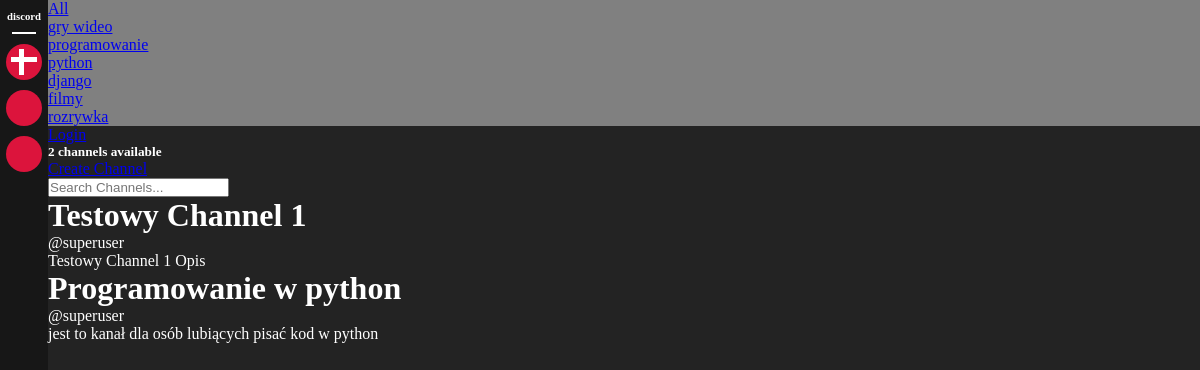
Before: / with the older database file.
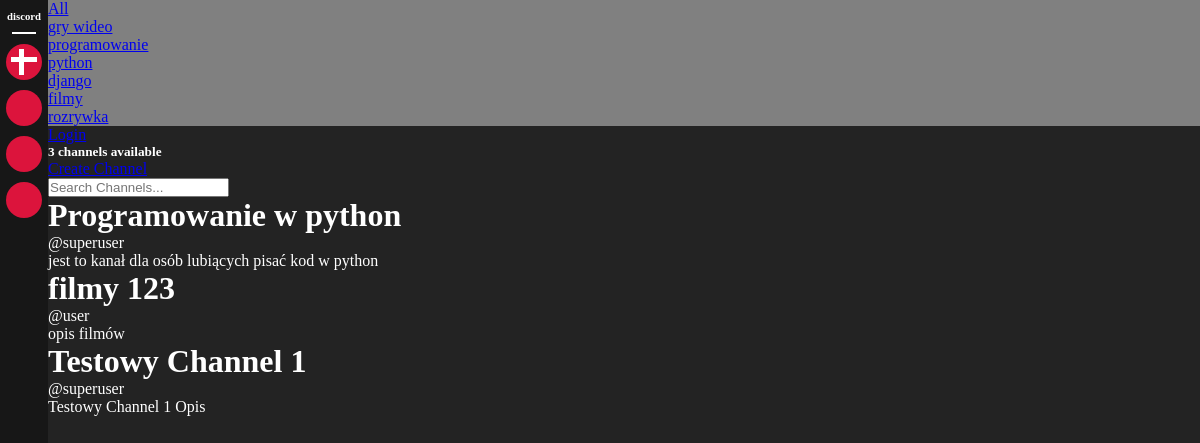
After: the same page with the newer database file.
### dscrd/models.py (models this page shows, shortened)
class Channel(models.Model):
    host = models.ForeignKey(User, on_delete=models.SET_NULL, null=True)
    topic = models.ForeignKey(Topic, on_delete=models.SET_NULL, null=True)
    name = models.CharField(max_length=200)
    description = models.TextField(null=True, blank=True)
    members = models.ManyToManyField(User, related_name='members', blank=True)
    updated = models.DateTimeField(auto_now=True)
    created = models.DateTimeField(auto_now_add=True)
    class Meta:
        ordering = ['-updated', '-created']

class Topic(models.Model):
    name = models.CharField(max_length=200)

### dscrd/views.py (the view)
# urls.py: path('', views.home, name="home"),
def home(request):
    q = request.GET.get('q') if request.GET.get('q') != None else ''
    channels = Channel.objects.filter(
        Q(topic__name__icontains = q) |
        Q(name__icontains = q) |
        Q(description__icontains = q))
    topics = Topic.objects.all()
    channel_count = channels.count()
    context = {'channels': channels, 'topics': topics, 'channel_count': channel_count}
    return render(request, 'base/home.html', context)

### dscrd/templates/base/home.html (shortened to what this page needs)
{% extends 'main.html' %}
{% block content %}
<div class="main-home">
    <div class="main-home-content">
        <div class="main-home-content-topics">
            <div>
                <a href="{% url 'home' %}">All</a>
            </div>
            {% for topic in topics %}
            <div class="">
                <a href="{% url 'home' %}?q={{topic.name}}">{{topic.name}}</a>
            </div>
            {% endfor %}
        </div>
        {% if request.user.is_authenticated %}
        <p>Hello {{request.user}}</p>
        <a href="{% url 'logout' %}">Logout</a>
        {% else %}
        <a href="{% url 'login' %}">Login</a>
        {% endif %}
        <div>
            <h5>{{channel_count}} channels available</h5>
            <a href="{% url 'create_channel' %}">Create Channel</a>
            <form method="GET" action="{% url 'home' %}">
                <input type="text" name="q" placeholder="Search Channels...">
            </form>
            {% for channel in channels %}
            <div>
                <h1>{{channel.name}}</h1>
                <p>@{{channel.host}}</p>
                <p>{{channel.description}}</p>
            </div>
            {% endfor %}
        </div>
    </div>
</div>
{% endblock %}

### templates/main.html (shortened to what this page needs)
<!DOCTYPE html>
<html lang="en">
<head>
</head>
<body>
    <main>
        {% include 'sub_navbar.html' %}
        {% block content %}
        {% endblock %}
    </main>
</body>
</html>

### templates/sub_navbar.html (shortened to what this page needs)
<div class="channel-bar">
    <a class="discord-logo" href="/">
        <h6>discord</h6>
    </a>
    <hr>
    <div class="channel-bar-container">
        <div class="channel-item create-channel-item">
            <a class="channel-item-link" href="{% url 'create_channel' %}"></a>
        </div>
        {% for channel in channels %}
        <div class="channel-item">
            <a class="channel-item-link" href="{% url 'channel' channel.id %}"></a>
        </div>
        {% endfor %}
    </div>
</div>

### templates/main.html (style rules this page uses)
main { width: 100%; height: auto; background: #232323; display: flex; flex-direction: row; }

### templates/sub_navbar.html (style rules this page uses)
*, html, body { margin: 0; padding: 0; }
.channel-bar { width: 4vw; height: 100vh; background: #171717; display: flex; flex-direction: column; align-items: center; }
.channel-bar-container { display: flex; flex-direction: column; align-items: center; width: 3vw; height: 100vh; }
.discord-logo { color: white; text-decoration: none; display: flex; align-items: center; justify-content: center; padding: 10px; }
.channel-item { background-color: crimson; width: 100%; height: auto; border-radius: 50%; padding-top: 100%; position: relative; margin-top: 10px; cursor: pointer; }
.create-channel-item::after { content: " "; position: absolute; display: block; background-color: #fff; height: 5px; margin-top: -5px; top: 50%; left: 5px; right: 5px; z-index: 9; }
.create-channel-item::before { content: " "; position: absolute; display: block; background-color: #fff; width: 5px; margin-left: -5px; left: 50%; top: 5px; bottom: 5px; z-index: 9; }
.channel-item-link { z-index: 10; width: 100%; height: 100%; position: absolute; border-radius: 50%; transform: translateY(-100%); }
hr { width: 50%; height: 2px; background: white; margin-left: auto; margin-right: auto; border: none; }

### dscrd/templates/base/home.html (style rules this page uses)
.main-home { width: 96vw; height: 100vh; display: flex; }
.main-home-content { width: 100%; height: auto; color: white; }
.main-home-content-topics { width: 100%; background: gray; }

Changed rows visible on the page:
changed Channel "Programowanie w python": moves up the list
added Channel: name "filmy 123", host "user", description "opis filmów"
Other visible differences:
{{ channel_count }}: "2" → "3"
